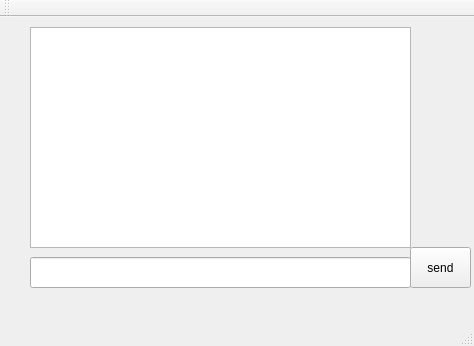
<?xml version="1.0" encoding="UTF-8"?>
<ui version="4.0">
 <class>MainWindow</class>
 <widget class="QMainWindow" name="MainWindow">
  <property name="geometry">
   <rect>
    <x>0</x>
    <y>0</y>
    <width>474</width>
    <height>346</height>
   </rect>
  </property>
  <property name="windowTitle">
   <string>MainWindow</string>
  </property>
  <widget class="QWidget" name="centralWidget">
   <widget class="QTextEdit" name="textEdit">
    <property name="geometry">
     <rect>
      <x>30</x>
      <y>10</y>
      <width>381</width>
      <height>221</height>
     </rect>
    </property>
   </widget>
   <widget class="QLineEdit" name="lineEdit">
    <property name="geometry">
     <rect>
      <x>30</x>
      <y>240</y>
      <width>381</width>
      <height>31</height>
     </rect>
    </property>
   </widget>
   <widget class="QPushButton" name="pushButton">
    <property name="geometry">
     <rect>
      <x>410</x>
      <y>230</y>
      <width>61</width>
      <height>41</height>
     </rect>
    </property>
    <property name="text">
     <string>send</string>
    </property>
   </widget>
  </widget>
  <widget class="QMenuBar" name="menuBar">
   <property name="geometry">
    <rect>
     <x>0</x>
     <y>0</y>
     <width>474</width>
     <height>28</height>
    </rect>
   </property>
  </widget>
  <widget class="QToolBar" name="mainToolBar">
   <attribute name="toolBarArea">
    <enum>TopToolBarArea</enum>
   </attribute>
   <attribute name="toolBarBreak">
    <bool>false</bool>
   </attribute>
  </widget>
  <widget class="QStatusBar" name="statusBar"/>
 </widget>
 <layoutdefault spacing="6" margin="11"/>
 <resources/>
 <connections/>
</ui>
